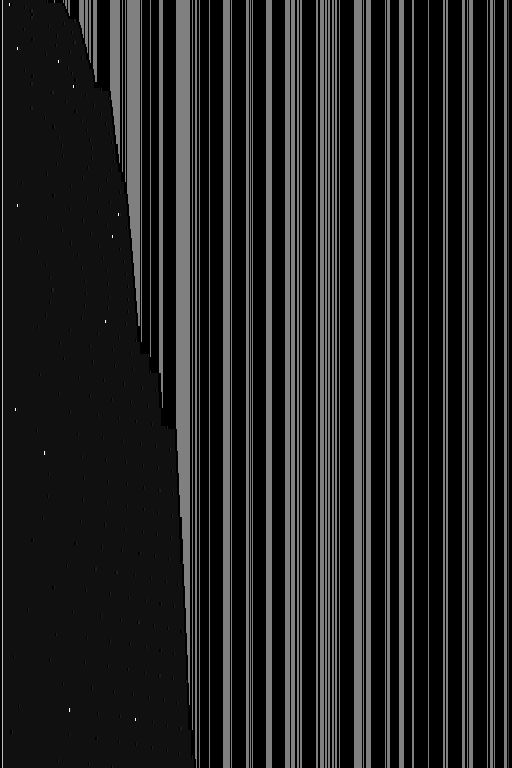

The script that saved this image:
"""Bell storm: a bouncer that never settles.  Each lobe grows one cell per pass
until it runs into the next wall, then the machine starts a fresh lobe from the
anchor.  The walls sit at irregular distances drawn from a heavy-tailed
distribution, so the bells come out in every size at once -- a few enormous
ones with thousands of tiny ones packed around them -- and the last wall halts
the machine.

Every pass paints twice: out in tone '9', home in tone '8', so the interior is
a dense two-tone weave rather than a flat fill.

Symbols: '0' anchor, '1' rim, '2' wall, '3' far end (halt), '8'/'9' tones.
States: A sweep out, B drop the advanced rim, R1 walk home, CL close a lobe,
D drop the next lobe's rim.
"""

ANCHOR, RIM, WALL, END = '0', '1', '2', '3'
LOW, HIGH = '8', '9'
EVERY = (LOW, HIGH)


def walls(seed, lobes):
    """Irregular wall positions: mostly tight, with occasional huge gaps."""
    import random
    rnd = random.Random(seed)
    out, x = [], 1
    for _ in range(lobes):
        step = rnd.choice((1, 1, 1, 1, 1, 1, 1, 2, 2, 3, 9, 14))
        x += step
        out.append(x)
    return out


def machine():
    R = ['A _ %s r A' % HIGH, 'A %s %s r A' % (HIGH, HIGH), 'A %s %s r A' % (LOW, LOW),
         'A %s _ r B' % RIM, 'A %s %s l halt' % (END, END),
         'B _ %s l R1' % RIM, 'B %s %s l R1' % (HIGH, RIM), 'B %s %s l R1' % (LOW, RIM),
         'B %s _ l CL' % WALL,
         'R1 %s %s l R1' % (HIGH, LOW), 'R1 %s %s l R1' % (LOW, LOW),
         'R1 %s %s l R1' % (RIM, RIM), 'R1 _ _ l R1', 'R1 %s %s r A' % (ANCHOR, ANCHOR),
         'CL %s %s l CL' % (HIGH, LOW), 'CL %s %s l CL' % (LOW, LOW),
         'CL %s %s l CL' % (RIM, RIM), 'CL _ _ l CL', 'CL %s %s r D' % (ANCHOR, ANCHOR),
         'D %s %s l R1' % (HIGH, RIM), 'D %s %s l R1' % (LOW, RIM), 'D _ %s l R1' % RIM]
    R.sort(key=lambda line: HIGH in line)
    return '\n'.join(R) + '\n'


def start_tape(seed=5, lobes=160):
    spots = walls(seed, lobes)
    cells = {1: RIM, spots[-1] + 2: END}
    for p in spots:
        cells[p] = WALL
    width = spots[-1] + 4
    right = ''.join(cells.get(c, '_') for c in range(0, width))
    return ANCHOR + '*' + right


if __name__ == '__main__':
    from sim import Session, draw
    text = machine()
    open('storm.txt', 'w').write(text)
    s = Session(0, None, morphett=text, init=start_tape())
    i = s.advance(1000000)
    print('halted', i['halted'], 'step', i['step'], 'painted', i['ones'],
          'span', i['lo'], i['hi'], 'rules', len(text.splitlines()),
          'symbols', s.symbols, 'walls', len(walls(5, 160)))
    draw(s.snapshot()).save('storm.png')
